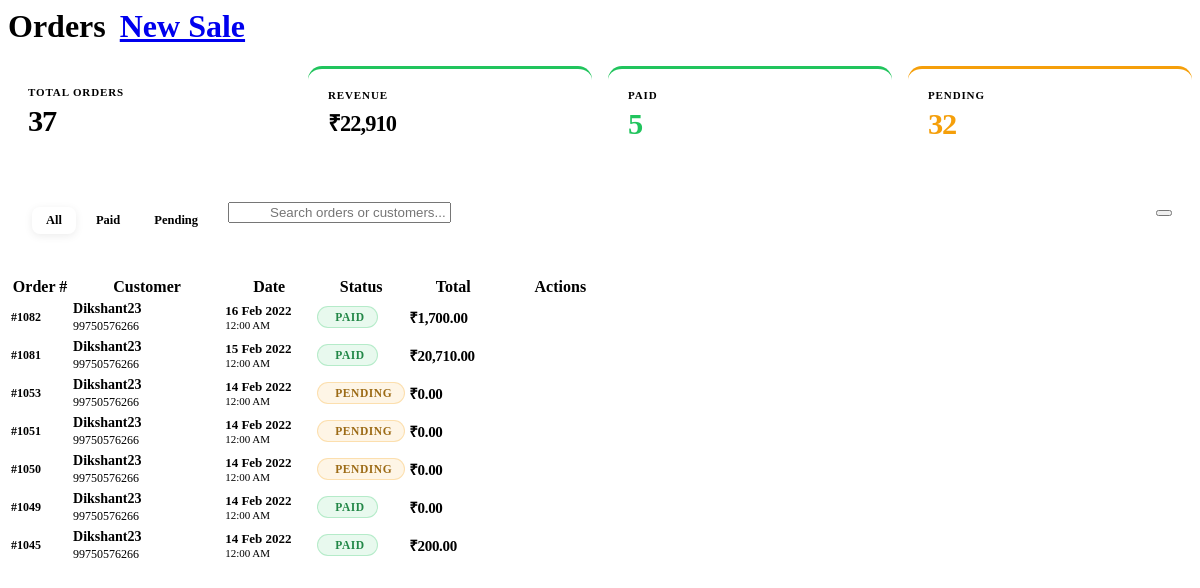
Page /orders.php on the earlier database version.
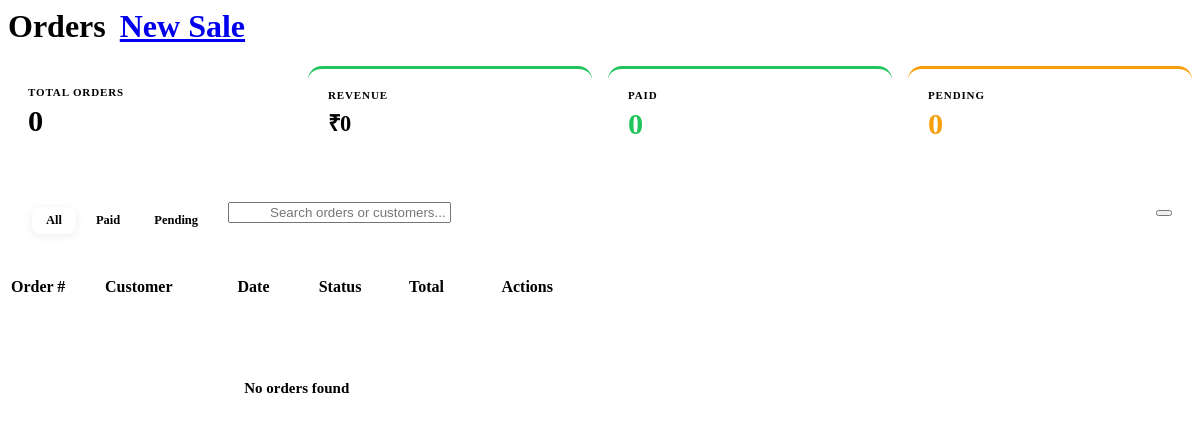
Same page on the later database version.
### tables this page shows
CREATE TABLE `orders` (
  `order_id` int(11) NOT NULL,
  `type` int(11) NOT NULL COMMENT '0-bought 1-Sold',
  `vendor_id` int(11) DEFAULT NULL,
  `customer_id` int(11) DEFAULT NULL,
  `total` int(11) NOT NULL DEFAULT 0,
  `payment_status` varchar(50) NOT NULL COMMENT 'pending/paid',
  `date` date NOT NULL DEFAULT current_timestamp()
);

CREATE TABLE `customer` (
  `customer_id` int(11) NOT NULL,
  `customer_name` varchar(100) NOT NULL,
  `customer_phone` varchar(100) NOT NULL
);

### orders.php (the view, shortened to what this page needs)
<?php
include 'utils.php';
$stats = $con->query("SELECT
    COUNT(*) as total_orders,
    SUM(total) as total_revenue,
    SUM(CASE WHEN payment_status='paid' THEN 1 ELSE 0 END) as paid_count,
    SUM(CASE WHEN payment_status!='paid' THEN 1 ELSE 0 END) as pending_count
FROM orders WHERE type=1")->fetch_assoc();
$search  = isset($_GET['search'])  ? $con->real_escape_string(trim($_GET['search'])) : '';
$status  = isset($_GET['status'])  ? $con->real_escape_string($_GET['status'])  : '';
$where = "orders_product.order_id = orders.order_id
          AND products.product_id = orders_product.product_id
          AND orders.customer_id = customer.customer_id
          AND orders.type = 1";
$sql = "SELECT orders.order_id, customer.customer_name, customer.customer_phone,
               orders.payment_status, orders.date, orders.total
        FROM orders_product, customer, products, orders
        WHERE $where
        GROUP BY orders.order_id
        ORDER BY orders.order_id DESC";
$orders = $con->query($sql);
?>
<div id="page-wrapper">
    <h1 class="page-header animate-fade-in">
        Orders
        <a href="sell.php" class="btn btn-primary btn-sm">
            <i class="fa fa-plus" style="margin-right:6px;"></i> New Sale
        </a>
    </h1>
    <div class="stats-strip animate-fade-in">
        <div class="sstat" style="border-top: 3px solid var(--primary);">
            <span class="sstat-label">Total Orders</span>
            <span class="sstat-value"><?php echo $stats['total_orders'] ?? 0; ?></span>
        </div>
        <div class="sstat" style="border-top: 3px solid hsl(142,71%,45%);">
            <span class="sstat-label">Revenue</span>
            <span class="sstat-value" style="font-size: 1.4rem;">₹<?php echo number_format($stats['total_revenue'] ?? 0, 0); ?></span>
        </div>
        <div class="sstat" style="border-top: 3px solid hsl(142,71%,45%);">
            <span class="sstat-label">Paid</span>
            <span class="sstat-value" style="color: hsl(142,71%,45%);"><?php echo $stats['paid_count'] ?? 0; ?></span>
        </div>
        <div class="sstat" style="border-top: 3px solid hsl(38,92%,50%);">
            <span class="sstat-label">Pending</span>
            <span class="sstat-value" style="color: hsl(38,92%,50%);"><?php echo $stats['pending_count'] ?? 0; ?></span>
        </div>
    </div>
    <div class="filter-bar animate-fade-in">
        <div class="filter-tabs">
            <a href="orders.php" class="filter-tab <?php echo !$status ? 'active' : ''; ?>">All</a>
            <a href="orders.php?status=paid<?php echo $search ? '&search='.$search : ''; ?>" class="filter-tab <?php echo $status=='paid' ? 'active' : ''; ?>">Paid</a>
            <a href="orders.php?status=pending<?php echo $search ? '&search='.$search : ''; ?>" class="filter-tab <?php echo $status=='pending' ? 'active' : ''; ?>">Pending</a>
        </div>
        <form method="GET" action="orders.php" style="display:flex; gap:10px; flex: 1; align-items: center;">
            <div class="search-wrap">
                <input type="text" name="search" class="form-control" placeholder="Search orders or customers..." value="<?php echo htmlspecialchars($search); ?>">
            </div>
            <button type="submit" class="btn btn-primary btn-sm"><i class="fa fa-search"></i></button>
        </form>
    </div>
    <div class="table-responsive animate-fade-in">
        <table class="table table-hover">
            <thead>
                <tr>
                    <th width="10%">Order #</th>
                    <th width="25%">Customer</th>
                    <th width="15%">Date</th>
                    <th width="15%">Status</th>
                    <th width="15%">Total</th>
                    <th width="20%" class="text-right">Actions</th>
                </tr>
            </thead>
            <tbody>
                <?php if ($orders && $orders->num_rows > 0):
                    foreach ($orders as $order):
                        $is_paid = strtolower($order['payment_status']) === 'paid';
                        $toggle_status = $is_paid ? 'pending' : 'paid';
                        $phone = preg_replace('/\D/', '', $order['customer_phone']);
                        $wa_msg = urlencode("*BILLCRAFT INVOICE*\n\nHello *{$order['customer_name']}*,\nOrder *#{$order['order_id']}* — *₹" . number_format($order['total'],2) . "*\n\nThank you!");
                        $wa_url = "https://wa.me/91$phone?text=$wa_msg";
                ?>
                <tr>
                    <td>
                        <span style="font-size: 12px; font-weight: 700; color: var(--text-muted);">#<?php echo $order['order_id']; ?></span>
                    </td>
                    <td>
                        <div style="font-weight: 700; color: var(--text); font-size: 14px;"><?php echo htmlspecialchars($order['customer_name']); ?></div>
                        <div style="font-size: 12px; color: var(--text-muted); margin-top: 2px;">
                            <i class="fa fa-phone" style="font-size: 10px;"></i> <?php echo $order['customer_phone']; ?>
                        </div>
                    </td>
                    <td>
                        <div style="font-size: 13px; font-weight: 600;"><?php echo date('d M Y', strtotime($order['date'])); ?></div>
                        <div style="font-size: 11px; color: var(--text-muted);"><?php echo date('g:i A', strtotime($order['date'])); ?></div>
                    </td>
                    <td>
                        <a href="utils.php?payment_status=<?php echo $toggle_status; ?>&order_id=<?php echo $order['order_id']; ?>"
                           class="order-status-pill <?php echo $is_paid ? 'paid' : 'pending'; ?>"
                           title="Click to toggle status">
                            <?php echo $is_paid ? 'Paid' : 'Pending'; ?>
                        </a>
                    </td>
                    <td>
                        <span style="font-size: 15px; font-weight: 800; letter-spacing: -0.02em;">₹<?php echo number_format($order['total'], 2); ?></span>
                    </td>
                    <td class="text-right">
                        <div style="display: flex; gap: 6px; justify-content: flex-end;">
                            <a href="<?php echo $wa_url; ?>" target="_blank" class="action-btn wa" title="Send on WhatsApp">
                            </a>
                            <a href="bill.php?order_id=<?php echo $order['order_id']; ?>" class="action-btn" title="View Invoice">
                            </a>
                            <a href="utils.php?delete_order=true&id=<?php echo $order['order_id']; ?>"
                               class="action-btn del ajax-delete"
                               data-confirm="Delete order #<?php echo $order['order_id']; ?>? This cannot be undone."
                               title="Delete Order">
                            </a>
                        </div>
                    </td>
                </tr>
                <?php endforeach;
                else: ?>
                <tr>
                    <td colspan="6">
                        <div class="empty-state">
                            <p>No orders found<?php echo $search ? " for \"$search\"" : ''; ?></p>
                        </div>
                    </td>
                </tr>
                <?php endif; ?>
            </tbody>
        </table>
    </div>
</div>

### orders.php (style rules this page uses)
.stats-strip { display: grid; grid-template-columns: repeat(4, 1fr); gap: 16px; margin-bottom: 24px; }
.sstat { background: var(--surface); border: 1px solid var(--border); border-radius: 14px; padding: 20px; display: flex; flex-direction: column; gap: 6px; position: relative; overflow: hidden; transition: transform 0.2s ease, box-shadow 0.2s ease; }
.sstat-label { font-size: 11px; font-weight: 700; text-transform: uppercase; letter-spacing: 0.08em; color: var(--text-muted); }
.sstat-value { font-size: 1.9rem; font-weight: 800; letter-spacing: -0.04em; color: var(--text); }
.filter-bar { background: var(--surface); border: 1px solid var(--border); border-radius: 14px; padding: 16px 20px; display: flex; align-items: center; gap: 12px; margin-bottom: 20px; flex-wrap: wrap; }
.filter-tabs { display: flex; gap: 6px; background: var(--bg2); border-radius: 10px; padding: 4px; }
.filter-tab { padding: 6px 14px; border-radius: 8px; font-size: 12.5px; font-weight: 700; text-decoration: none; color: var(--text-muted); transition: all 0.2s ease; white-space: nowrap; }
.filter-tab.active, .filter-tab:hover { background: var(--surface-solid); color: var(--text); box-shadow: 0 2px 8px rgba(0,0,0,0.08); }
.filter-tab.active { color: var(--primary); }
.search-wrap { flex: 1; min-width: 200px; position: relative; }
.search-wrap input { padding-left: 40px !important; }
.empty-state { text-align: center; padding: 64px 24px; color: var(--text-muted); }
.empty-state p { font-weight: 600; font-size: 15px; }
.order-status-pill { display: inline-flex; align-items: center; gap: 5px; padding: 4px 12px; border-radius: 20px; font-size: 11.5px; font-weight: 700; text-transform: uppercase; letter-spacing: 0.05em; cursor: pointer; text-decoration: none; border: 1px solid transparent; transition: all 0.2s ease; }
.order-status-pill.paid { background: hsla(142,71%,45%,0.1); color: hsl(142,60%,33%); border-color: hsla(142,71%,45%,0.25); }
.order-status-pill.pending { background: hsla(38,92%,50%,0.1); color: hsl(38,75%,35%); border-color: hsla(38,92%,50%,0.25); }
.action-btn { display: inline-flex; align-items: center; justify-content: center; width: 34px; height: 34px; border-radius: 8px; font-size: 13px; text-decoration: none; transition: all 0.2s ease; border: 1px solid var(--border); color: var(--text-muted); background: var(--surface-solid); }
.action-btn.wa { color: #25D366; border-color: rgba(37,211,102,0.3); }
.action-btn.del { color: hsl(0,84%,60%); border-color: hsla(0,84%,60%,0.25); }

Differences in the rows shown:
removed orders: order_id "1082", customer.customer_name "Dikshant23", customer.customer_phone "99750576266", date "16 Feb 2022", date "12:00 AM", payment_status "PAID", total "1,700.00"
removed orders: order_id "1081", customer.customer_name "Dikshant23", customer.customer_phone "99750576266", date "15 Feb 2022", date "12:00 AM", payment_status "PAID", total "20,710.00"
removed orders: order_id "1053", customer.customer_name "Dikshant23", customer.customer_phone "99750576266", date "14 Feb 2022", date "12:00 AM", payment_status "PENDING", total "0.00"
removed orders: order_id "1051", customer.customer_name "Dikshant23", customer.customer_phone "99750576266", date "14 Feb 2022", date "12:00 AM", payment_status "PENDING", total "0.00"
removed orders: order_id "1050", customer.customer_name "Dikshant23", customer.customer_phone "99750576266", date "14 Feb 2022", date "12:00 AM", payment_status "PENDING", total "0.00"
removed orders: order_id "1049", customer.customer_name "Dikshant23", customer.customer_phone "99750576266", date "14 Feb 2022", date "12:00 AM", payment_status "PAID", total "0.00"
removed orders: order_id "1045", customer.customer_name "Dikshant23", customer.customer_phone "99750576266", date "14 Feb 2022", date "12:00 AM", payment_status "PAID", total "200.00"
Other differences:
$stats['total_orders']: "37" → "0"
$stats['total_revenue']: "22,910" → "0"
$stats['paid_count']: "5" → "0"
$stats['pending_count']: "32" → "0"
text now shown: "No orders found"
